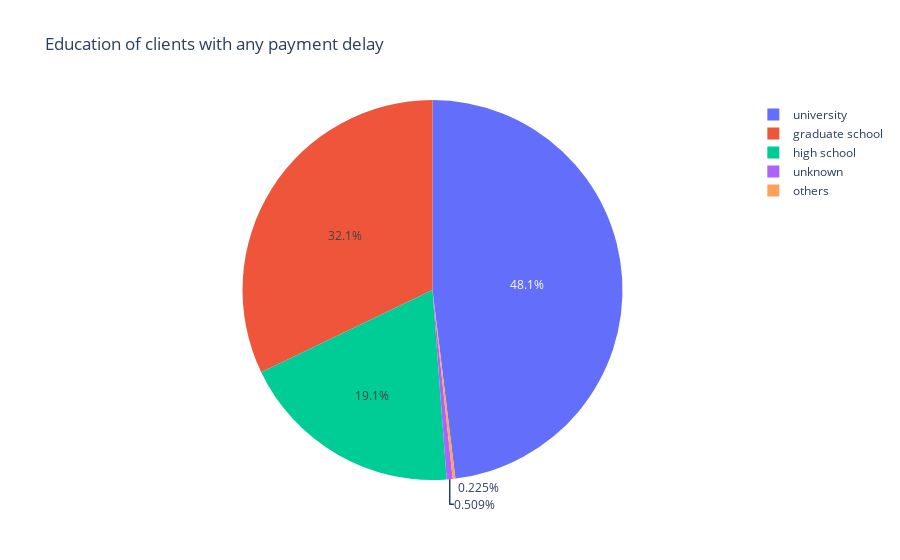

Notebook code cell kept with this figure:
### Markdown cell above
### Insight 2

### Code cell
fig4 = px.pie(delay_client_demo.groupby('EDUCATION').count().reset_index(), #apply a map 
              values= 'ID',
              names='EDUCATION',
              labels= 'EDUCATION',
              title= 'Education of clients with any payment delay'
             )
fig4.show()

### Figure 1 — Plotly figure (JSON) as saved in the notebook; plotly's stock layout.template omitted (floating-point values rounded to 4 significant figures)
{"data": [{"domain": {"x": [0, 1], "y": [0, 1]}, "hovertemplate": "EDUCATION=%{label}<br>ID=%{value}<extra></extra>", "labels": ["graduate school", "high school", "others", "university", "unknown"], "legendgroup": "", "name": "", "showlegend": true, "type": "pie", "values": [2144, 1273, 15, 3209, 34]}], "layout": {"autosize": true, "legend": {"tracegroupgap": 0}, "title": {"text": "Education of clients with any payment delay"}}}
